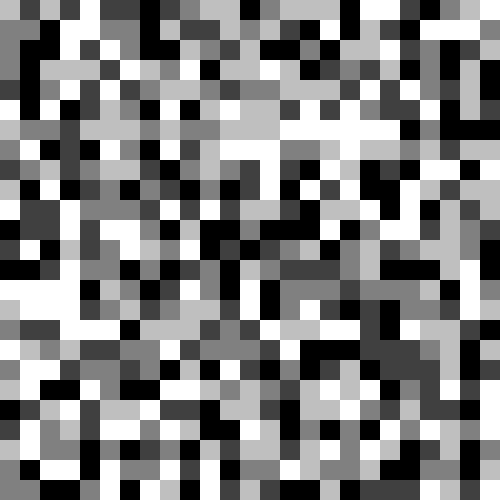
Frame 1 (no input)
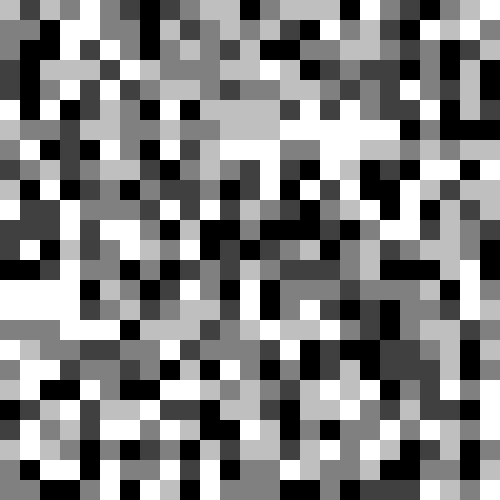
Frame 60 (no input)
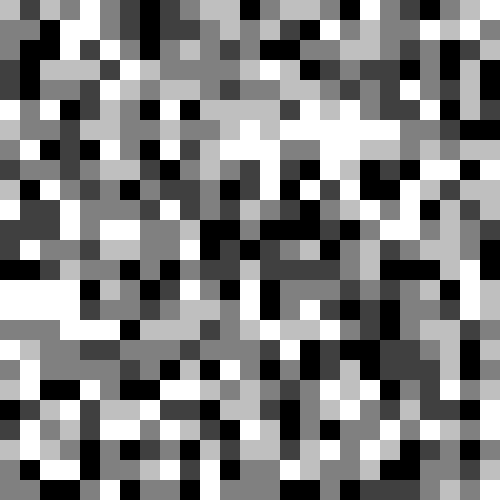
Frame 120 (the mouse pressed at the canvas centre since frame 60)

The p5.js sketch that drew these frames (run headless with seeded random() and noise() and a simulated clock; from frame 60 on, the mouse is pressed at the canvas centre):

// p5.js sketch
// ── sketch.js
let num = 25;
let numOps = 5;
let sz = 0;
let g = [];

function setup() {
  createCanvas(500, 500);
  rectMode(CENTER);
  textAlign(CENTER, CENTER);
  noStroke();
  frameRate(1000);
  sz = width / num;
  for (let j = 0; j < num; j++) {
    g[j] = [];
    for (let i = 0; i < num; i++) {
      g[j][i] = discretize(random(), numOps);
    }
  }
}

function discretize(val, numOps) {
  return floor(val / (1 / numOps));
}

function draw() {
  if (frameCount === 1) {
    background(220);
    for (let j = 0; j < num; j++) {
      for (let i = 0; i < num; i++) {
        render(i,j);
      }
    }
  }
  let i = floor(random(num));
  let j = floor(random(num));
  update(i,j);
  render(i,j);
}

let mx=0,my=0;
function mouseClicked() {
  mx = constrain(floor(mouseX/sz), 0, num-1);
  my = constrain(floor(mouseY/sz), 0, num-1);
  update(mx,my);
  render(mx,my);
}

function render(i, j) {
  
  fill(map(cell(i, j), 0, numOps - 1, 0, 255));
  rect(sz / 2 + i * sz, sz / 2 + j * sz, sz, sz);
}

function update(i, j) {
  let vn = vneumann(i, j);
  let avg = vn.reduce((acc, v) => acc += v) / vn.length;
  let op = discretize(avg/(numOps-1), numOps);
  cell(i, j, op);
}

function cell(i, j, val) {
  if (typeof val !== 'undefined') {
    g[j][i] = val;
    return this;
  }
  return g[j][i];
}


function dumpN(i, j) {
  let k = moore(i, j);
  print(k);
  let sum = k.reduce((acc, c) => acc += c, 0);
  let s = '';
  s += k[0] + ' ' + k[1] + ' ' + k[2] + '\n';
  s += k[3] + ' ' + sum + ' ' + k[4] + '\n';
  s += k[5] + ' ' + k[6] + ' ' + k[7];
  console.log(s);
}

function dump(k) {
  let s = '';
  for (let j = 0; j < num; j++) {
    for (let i = 0; i < num; i++) {
      s += k[j][i] + ' '; // = moore(i, j) ? 1 : 0;
    }
    s += '\n';
  }
  console.log(s);
}

let vna;
function vneumann(i, j) { // cell, top, right, bottom, left
  vna = [
    cell(i, j), // CELL
    cell(i, j ? j - 1 : num - 1), // N
    cell((i + 1) % num, j), // E
    cell(i, (j + 1) % num), // S
    cell(i ? i - 1 : num - 1, j), // W
  ];
  return vna;
}
